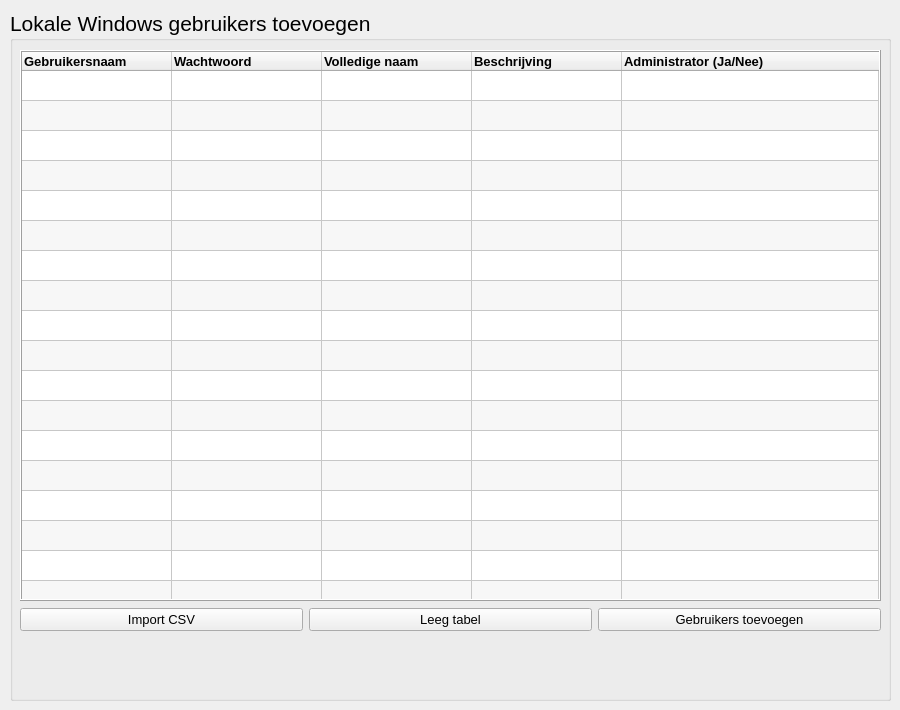
    <widget class="QWidget" name="tab_add_users">
     <property name="enabled">
      <bool>true</bool>
     </property>
     <attribute name="title">
      <string>Gebruikers toevoegen</string>
     </attribute>
     <widget class="QGroupBox" name="groupBox_add_users">
      <property name="geometry">
       <rect>
        <x>10</x>
        <y>10</y>
        <width>881</width>
        <height>691</height>
       </rect>
      </property>
      <property name="font">
       <font>
        <pointsize>16</pointsize>
       </font>
      </property>
      <property name="title">
       <string>Lokale Windows gebruikers toevoegen</string>
      </property>
      <widget class="QTableWidget" name="tableWidget_add_users">
       <property name="enabled">
        <bool>true</bool>
       </property>
       <property name="geometry">
        <rect>
         <x>10</x>
         <y>40</y>
         <width>861</width>
         <height>551</height>
        </rect>
       </property>
       <property name="focusPolicy">
        <enum>Qt::StrongFocus</enum>
       </property>
       <property name="frameShape">
        <enum>QFrame::Box</enum>
       </property>
       <property name="frameShadow">
        <enum>QFrame::Raised</enum>
       </property>
       <property name="verticalScrollBarPolicy">
        <enum>Qt::ScrollBarAlwaysOff</enum>
       </property>
       <property name="horizontalScrollBarPolicy">
        <enum>Qt::ScrollBarAlwaysOff</enum>
       </property>
       <property name="editTriggers">
        <set>QAbstractItemView::AllEditTriggers</set>
       </property>
       <property name="alternatingRowColors">
        <bool>true</bool>
       </property>
       <property name="selectionMode">
        <enum>QAbstractItemView::SingleSelection</enum>
       </property>
       <property name="selectionBehavior">
        <enum>QAbstractItemView::SelectItems</enum>
       </property>
       <property name="verticalScrollMode">
        <enum>QAbstractItemView::ScrollPerItem</enum>
       </property>
       <property name="rowCount">
        <number>20</number>
       </property>
       <property name="columnCount">
        <number>5</number>
       </property>
       <attribute name="horizontalHeaderDefaultSectionSize">
        <number>150</number>
       </attribute>
       <attribute name="horizontalHeaderHighlightSections">
        <bool>false</bool>
       </attribute>
       <attribute name="horizontalHeaderStretchLastSection">
        <bool>true</bool>
       </attribute>
       <attribute name="verticalHeaderVisible">
        <bool>false</bool>
       </attribute>
       <attribute name="verticalHeaderCascadingSectionResizes">
        <bool>false</bool>
       </attribute>
       <row/>
       <row/>
       <row/>
       <row/>
       <row/>
       <row/>
       <row/>
       <row/>
       <row/>
       <row/>
       <row/>
       <row/>
       <row/>
       <row/>
       <row/>
       <row/>
       <row/>
       <row/>
       <row/>
       <row/>
       <column>
        <property name="text">
         <string>Gebruikersnaam</string>
        </property>
        <property name="font">
         <font>
          <pointsize>10</pointsize>
          <weight>75</weight>
          <bold>true</bold>
         </font>
        </property>
        <property name="textAlignment">
         <set>AlignLeading|AlignVCenter</set>
        </property>
       </column>
       <column>
        <property name="text">
         <string>Wachtwoord</string>
        </property>
        <property name="font">
         <font>
          <pointsize>10</pointsize>
          <weight>75</weight>
          <bold>true</bold>
         </font>
        </property>
        <property name="textAlignment">
         <set>AlignLeading|AlignVCenter</set>
        </property>
       </column>
       <column>
        <property name="text">
         <string>Volledige naam</string>
        </property>
        <property name="font">
         <font>
          <pointsize>10</pointsize>
          <weight>75</weight>
          <bold>true</bold>
         </font>
        </property>
        <property name="textAlignment">
         <set>AlignLeading|AlignVCenter</set>
        </property>
       </column>
       <column>
        <property name="text">
         <string>Beschrijving</string>
        </property>
        <property name="font">
         <font>
          <pointsize>10</pointsize>
          <weight>75</weight>
          <bold>true</bold>
         </font>
        </property>
        <property name="textAlignment">
         <set>AlignLeading|AlignVCenter</set>
        </property>
       </column>
       <column>
        <property name="text">
         <string>Administrator (Ja/Nee)</string>
        </property>
        <property name="font">
         <font>
          <pointsize>10</pointsize>
          <weight>75</weight>
          <bold>true</bold>
         </font>
        </property>
        <property name="textAlignment">
         <set>AlignLeading|AlignVCenter</set>
        </property>
       </column>
      </widget>
      <widget class="QWidget" name="gridLayoutWidget_8">
       <property name="geometry">
        <rect>
         <x>10</x>
         <y>570</y>
         <width>861</width>
         <height>80</height>
        </rect>
       </property>
       <layout class="QGridLayout" name="gridLayout_10">
        <item row="0" column="0">
         <widget class="QPushButton" name="pushButton_import_csv">
          <property name="font">
           <font>
            <pointsize>10</pointsize>
           </font>
          </property>
          <property name="text">
           <string>Import CSV</string>
          </property>
         </widget>
        </item>
        <item row="0" column="2">
         <widget class="QPushButton" name="pushButton_users_add">
          <property name="font">
           <font>
            <pointsize>10</pointsize>
           </font>
          </property>
          <property name="text">
           <string>Gebruikers toevoegen</string>
          </property>
         </widget>
        </item>
        <item row="0" column="1">
         <widget class="QPushButton" name="pushButton_clear_users_table">
          <property name="font">
           <font>
            <pointsize>10</pointsize>
           </font>
          </property>
          <property name="text">
           <string>Leeg tabel</string>
          </property>
         </widget>
        </item>
       </layout>
      </widget>
     </widget>
    </widget>
